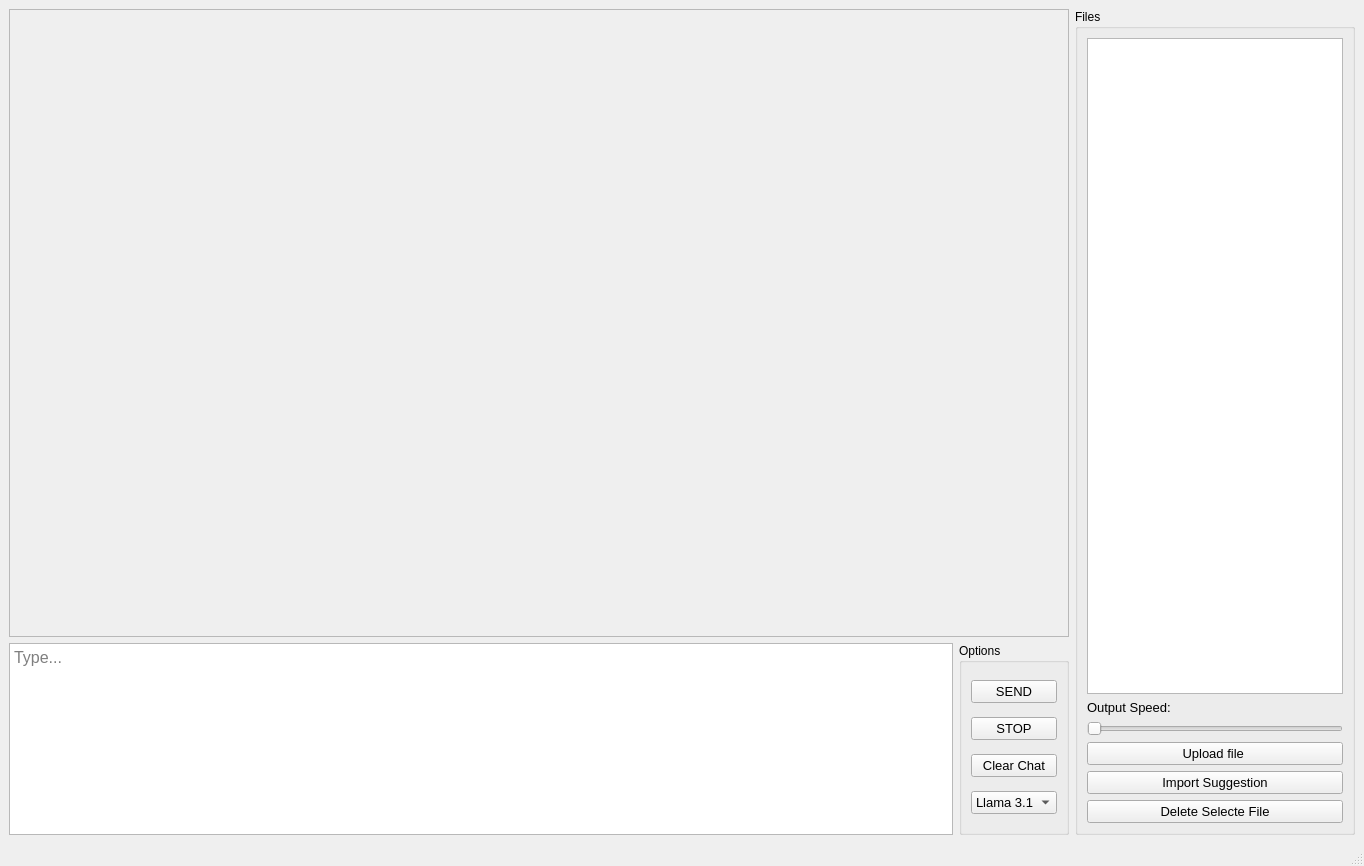
<?xml version="1.0" encoding="UTF-8"?>
<ui version="4.0">
 <class>MainWindow</class>
 <widget class="QMainWindow" name="MainWindow">
  <property name="geometry">
   <rect>
    <x>0</x>
    <y>0</y>
    <width>1364</width>
    <height>866</height>
   </rect>
  </property>
  <property name="windowTitle">
   <string>MainWindow</string>
  </property>
  <widget class="QWidget" name="centralwidget">
   <layout class="QGridLayout" name="gridLayout_2">
    <item row="1" column="0">
     <layout class="QHBoxLayout" name="horizontalLayout">
      <item>
       <widget class="QTextEdit" name="textEdit_user_message">
        <property name="sizePolicy">
         <sizepolicy hsizetype="Expanding" vsizetype="Preferred">
          <horstretch>0</horstretch>
          <verstretch>0</verstretch>
         </sizepolicy>
        </property>
        <property name="font">
         <font>
          <pointsize>12</pointsize>
         </font>
        </property>
        <property name="html">
         <string>&lt;!DOCTYPE HTML PUBLIC &quot;-//W3C//DTD HTML 4.0//EN&quot; &quot;http://www.w3.org/TR/REC-html40/strict.dtd&quot;&gt;
&lt;html&gt;&lt;head&gt;&lt;meta name=&quot;qrichtext&quot; content=&quot;1&quot; /&gt;&lt;style type=&quot;text/css&quot;&gt;
p, li { white-space: pre-wrap; }
&lt;/style&gt;&lt;/head&gt;&lt;body style=&quot; font-family:'MS Shell Dlg 2'; font-size:12pt; font-weight:400; font-style:normal;&quot;&gt;
&lt;p style=&quot;-qt-paragraph-type:empty; margin-top:0px; margin-bottom:0px; margin-left:0px; margin-right:0px; -qt-block-indent:0; text-indent:0px;&quot;&gt;&lt;br /&gt;&lt;/p&gt;&lt;/body&gt;&lt;/html&gt;</string>
        </property>
        <property name="placeholderText">
         <string>Type...</string>
        </property>
       </widget>
      </item>
      <item>
       <widget class="QGroupBox" name="groupBox_2">
        <property name="sizePolicy">
         <sizepolicy hsizetype="Preferred" vsizetype="Minimum">
          <horstretch>0</horstretch>
          <verstretch>0</verstretch>
         </sizepolicy>
        </property>
        <property name="title">
         <string>Options</string>
        </property>
        <layout class="QGridLayout" name="gridLayout_4">
         <item row="3" column="0">
          <widget class="QComboBox" name="comboBox">
           <property name="font">
            <font>
             <pointsize>10</pointsize>
            </font>
           </property>
           <item>
            <property name="text">
             <string>Llama 3.1</string>
            </property>
           </item>
           <item>
            <property name="text">
             <string>Llama 3.2</string>
            </property>
           </item>
          </widget>
         </item>
         <item row="1" column="0">
          <widget class="QPushButton" name="pushButton_stop_ai">
           <property name="font">
            <font>
             <pointsize>10</pointsize>
            </font>
           </property>
           <property name="text">
            <string>STOP</string>
           </property>
          </widget>
         </item>
         <item row="0" column="0">
          <widget class="QPushButton" name="pushButton_send_ai">
           <property name="font">
            <font>
             <pointsize>10</pointsize>
            </font>
           </property>
           <property name="text">
            <string>SEND</string>
           </property>
          </widget>
         </item>
         <item row="2" column="0">
          <widget class="QPushButton" name="pushButton_clear_chat">
           <property name="font">
            <font>
             <pointsize>10</pointsize>
            </font>
           </property>
           <property name="text">
            <string>Clear Chat</string>
           </property>
          </widget>
         </item>
        </layout>
       </widget>
      </item>
     </layout>
    </item>
    <item row="0" column="1" rowspan="2">
     <widget class="QGroupBox" name="groupBox">
      <property name="sizePolicy">
       <sizepolicy hsizetype="Fixed" vsizetype="Preferred">
        <horstretch>0</horstretch>
        <verstretch>0</verstretch>
       </sizepolicy>
      </property>
      <property name="title">
       <string>Files</string>
      </property>
      <layout class="QGridLayout" name="gridLayout">
       <item row="0" column="0">
        <layout class="QVBoxLayout" name="verticalLayout_3">
         <item>
          <widget class="QListView" name="listView_loaded_files">
           <property name="font">
            <font>
             <pointsize>10</pointsize>
            </font>
           </property>
          </widget>
         </item>
         <item>
          <widget class="QLabel" name="label_ai_speed">
           <property name="font">
            <font>
             <pointsize>10</pointsize>
            </font>
           </property>
           <property name="text">
            <string>Output Speed: </string>
           </property>
          </widget>
         </item>
         <item>
          <widget class="QSlider" name="horizontalSlider_ai_speed">
           <property name="font">
            <font>
             <pointsize>13</pointsize>
            </font>
           </property>
           <property name="minimum">
            <number>1</number>
           </property>
           <property name="orientation">
            <enum>Qt::Horizontal</enum>
           </property>
          </widget>
         </item>
         <item>
          <layout class="QVBoxLayout" name="verticalLayout_2">
           <item>
            <widget class="QPushButton" name="pushButton_upload_file">
             <property name="font">
              <font>
               <pointsize>10</pointsize>
              </font>
             </property>
             <property name="text">
              <string>Upload file </string>
             </property>
            </widget>
           </item>
           <item>
            <widget class="QPushButton" name="pushButton_import_ai_suggestion">
             <property name="font">
              <font>
               <pointsize>10</pointsize>
              </font>
             </property>
             <property name="text">
              <string>Import Suggestion</string>
             </property>
            </widget>
           </item>
           <item>
            <widget class="QPushButton" name="pushButton_delete_selected_file">
             <property name="font">
              <font>
               <pointsize>10</pointsize>
              </font>
             </property>
             <property name="text">
              <string>Delete Selecte File</string>
             </property>
            </widget>
           </item>
          </layout>
         </item>
        </layout>
       </item>
      </layout>
     </widget>
    </item>
    <item row="0" column="0">
     <widget class="QScrollArea" name="scrollArea">
      <property name="widgetResizable">
       <bool>true</bool>
      </property>
      <widget class="QWidget" name="scrollAreaWidgetContents">
       <property name="geometry">
        <rect>
         <x>0</x>
         <y>0</y>
         <width>1051</width>
         <height>616</height>
        </rect>
       </property>
       <layout class="QGridLayout" name="gridLayout_3">
        <item row="0" column="0">
         <widget class="QLabel" name="label_ai_chat">
          <property name="sizePolicy">
           <sizepolicy hsizetype="Expanding" vsizetype="Expanding">
            <horstretch>0</horstretch>
            <verstretch>0</verstretch>
           </sizepolicy>
          </property>
          <property name="font">
           <font>
            <pointsize>12</pointsize>
           </font>
          </property>
          <property name="text">
           <string/>
          </property>
          <property name="textFormat">
           <enum>Qt::MarkdownText</enum>
          </property>
          <property name="wordWrap">
           <bool>true</bool>
          </property>
         </widget>
        </item>
       </layout>
      </widget>
     </widget>
    </item>
   </layout>
  </widget>
  <widget class="QStatusBar" name="statusbar"/>
 </widget>
 <resources/>
 <connections/>
</ui>
